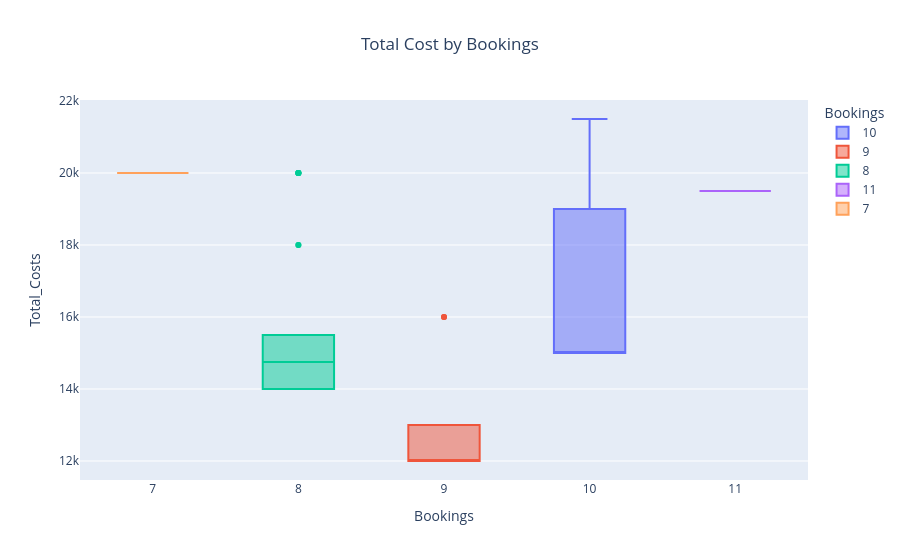

Here is the notebook cell this chart was saved with:
### Markdown cell above
# Total Costs by Bookings

### Code cell
fig = px.box(df,x="Bookings",y="Total_Costs",color="Bookings",title="Total Cost by Bookings")
fig.update_layout(title_x=0.5)
fig.show()

### Figure 1 — Plotly figure (JSON) as saved in the notebook; plotly's stock layout.template omitted (floating-point values rounded to 4 significant figures)
{"data": [{"alignmentgroup": "True", "hovertemplate": "Bookings=%{x}<br>Total_Costs=%{y}<extra></extra>", "legendgroup": "10", "marker": {"color": "#636efa"}, "name": "10", "notched": false, "offsetgroup": "10", "orientation": "v", "showlegend": true, "type": "box", "x": [10, 10, 10, 10, 10, 10, 10, 10, 10, 10, 10, 10, 10, 10, 10, 10, 10, 10, 10, 10, 10, 10, 10, 10, 10, 10, 10, 10, 10, 10, 10, 10, 10, 10, 10, 10, 10, 10, 10, 10, 10, 10, 10, 10], "x0": " ", "xaxis": "x", "y": [15000, 15000, 15000, 15000, 15000, 15000, 15000, 15000, 15000, 15000, 15000, 15000, 15000, 15000, 15000, 15000, 15000, 15000, 15000, 15000, 15000, 15000, 15000, 15000, 15000, 15000, 15000, 15000, 15000, 15000, 15000, 15000, 18000, 20000, 21500, 20000, 21500, 20000, 21500, 20000, 21500, 20000, 21500, 20000], "y0": " ", "yaxis": "y"}, {"alignmentgroup": "True", "hovertemplate": "Bookings=%{x}<br>Total_Costs=%{y}<extra></extra>", "legendgroup": "9", "marker": {"color": "#EF553B"}, "name": "9", "notched": false, "offsetgroup": "9", "orientation": "v", "showlegend": true, "type": "box", "x": [9, 9, 9, 9, 9, 9, 9, 9, 9, 9, 9, 9, 9, 9, 9, 9, 9, 9, 9, 9, 9, 9, 9, 9, 9, 9, 9], "x0": " ", "xaxis": "x", "y": [12000, 12000, 12000, 12000, 12000, 12000, 12000, 12000, 12000, 12000, 13000, 13000, 13000, 13000, 13000, 13000, 13000, 13000, 12000, 12000, 12000, 12000, 12000, 12000, 13000, 16000, 16000], "y0": " ", "yaxis": "y"}, {"alignmentgroup": "True", "hovertemplate": "Bookings=%{x}<br>Total_Costs=%{y}<extra></extra>", "legendgroup": "8", "marker": {"color": "#00cc96"}, "name": "8", "notched": false, "offsetgroup": "8", "orientation": "v", "showlegend": true, "type": "box", "x": [8, 8, 8, 8, 8, 8, 8, 8, 8, 8, 8, 8, 8, 8, 8, 8, 8, 8, 8, 8, 8, 8, 8, 8, 8, 8, 8, 8, 8, 8, 8, 8], "x0": " ", "xaxis": "x", "y": [14000, 14000, 14000, 14000, 14000, 14000, 14000, 14000, 14000, 14000, 15500, 15500, 15500, 15500, 15500, 15500, 15500, 15500, 14000, 14000, 14000, 14000, 14000, 14000, 15500, 18000, 18000, 20000, 20000, 20000, 20000, 20000], "y0": " ", "yaxis": "y"}, {"alignmentgroup": "True", "hovertemplate": "Bookings=%{x}<br>Total_Costs=%{y}<extra></extra>", "legendgroup": "11", "marker": {"color": "#ab63fa"}, "name": "11", "notched": false, "offsetgroup": "11", "orientation": "v", "showlegend": true, "type": "box", "x": [11], "x0": " ", "xaxis": "x", "y": [19500], "y0": " ", "yaxis": "y"}, {"alignmentgroup": "True", "hovertemplate": "Bookings=%{x}<br>Total_Costs=%{y}<extra></extra>", "legendgroup": "7", "marker": {"color": "#FFA15A"}, "name": "7", "notched": false, "offsetgroup": "7", "orientation": "v", "showlegend": true, "type": "box", "x": [7, 7, 7, 7, 7], "x0": " ", "xaxis": "x", "y": [20000, 20000, 20000, 20000, 20000], "y0": " ", "yaxis": "y"}], "layout": {"boxmode": "overlay", "legend": {"title": {"text": "Bookings"}, "tracegroupgap": 0}, "title": {"text": "Total Cost by Bookings", "x": 0.5}, "xaxis": {"anchor": "y", "categoryarray": [10, 9, 8, 11, 7], "categoryorder": "array", "domain": [0, 1], "title": {"text": "Bookings"}}, "yaxis": {"anchor": "x", "domain": [0, 1], "title": {"text": "Total_Costs"}}}}
